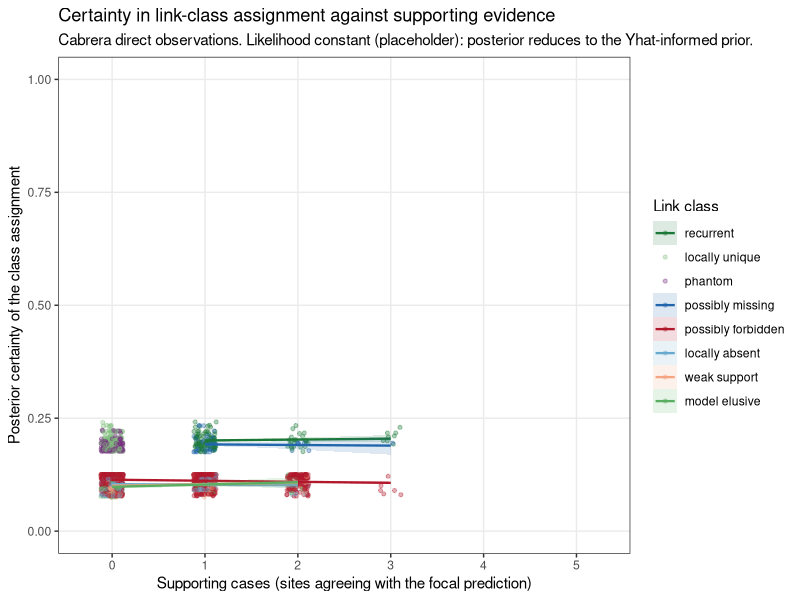
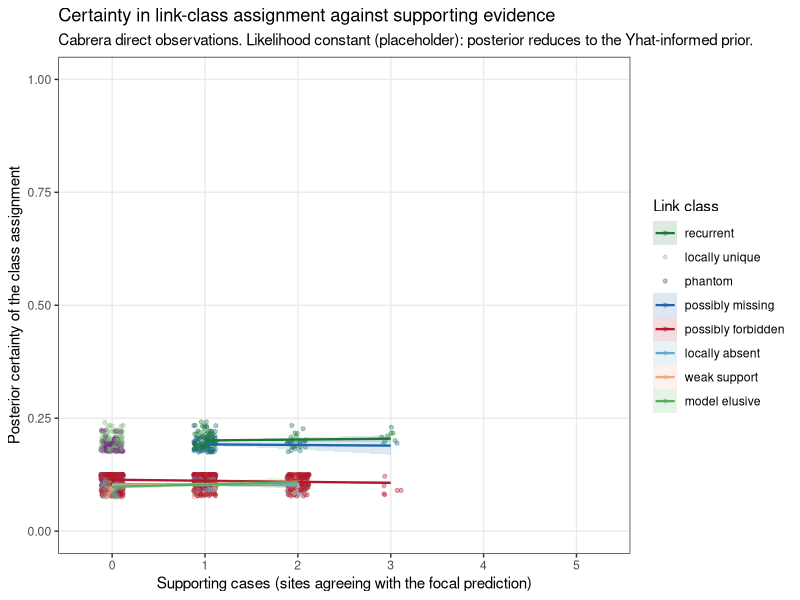

Write the R code that produced these figures, in order.
# Posterior certainty in link-class assignment vs. supporting evidence
# Case study: Serra-Marin et al. (2025), Cabrera plant-pollinator direct
#             observations, with leave-one-out link predictions.
#
# The posterior over the eight taxonomic classes is
#     P(C | E)  =  P(E | C) P(C) / sum_c P(E | c) P(c)
# where E = (Yhat, O_local, O_rep).
#
# NOTE ON THE LIKELIHOOD: P(E | C) is held CONSTANT in this version (a
# placeholder until the likelihood is developed). A constant likelihood cancels
# in Bayes' rule, so here P(C | E) reduces to the prior P(C), which is shaped by
# Yhat. Consequently the posterior does not respond to supporting evidence and
# trendlines are expected to be flat. Replace `likelihood_constant()` with a
# real P(E | C) to make the x-axis informative.

library(dplyr)
library(tidyr)
library(ggplot2)
library(purrr)


# ---- Parameters ----
# LIKELIHOOD_VALUE : the constant value returned for P(E | C), identical for
#                    every class. Its magnitude is irrelevant (it cancels);
#                    it exists only as the placeholder to be replaced later.
LIKELIHOOD_VALUE <- 1

# X_MAX : upper limit of the supporting-cases axis. Set to 5 as requested.
#         NOTE: under leave-one-out with 6 sites, a pair co-occurs in at most
#         4 sites, so a focal link has at most 3 other sites. Observed support
#         therefore spans 0-3 and the axis is empty beyond that.
X_MAX <- 5


# ---- Data import ----
# CSV columns (one row = one candidate species pair at one focal site):
#   higher_level : pollinator species
#   lower_level  : plant species
#   ground_truth : interaction OBSERVED at this site? (1/0)
#   probability  : model's predicted probability            -> Yhat (continuous)
#   prediction   : probability binarised to 0/1             -> Yhat_bin
#   focal_site   : which of the 6 sites is the held-out focal network
#   method       : 'obs' (direct observation) or 'rpi' (camera); we use 'obs'
df <- read.csv("results/predictions/serra_martin_loo_prediction_results.csv", stringsAsFactors = FALSE)
d  <- df %>%
  filter(method == "obs") %>%
  mutate(pair = paste(higher_level, lower_level, sep = " :: "))
# pair : unique species-pair ID, used to gather a pair's records across all
#        sites where both species co-occur (i.e. where it is a candidate link).


# ---- Evidence assembly ----
## ---- Replicate observations per pair ----
# pair_obs : for each pair, the observed ground_truth at each of its sites.
#            Used to extract the OTHER sites' evidence for each focal link.
pair_obs <- d %>%
  distinct(pair, focal_site, ground_truth) %>%
  group_by(pair) %>%
  summarise(sites = list(focal_site), obs = list(ground_truth), .groups = "drop")

# get_other_obs : replicate evidence for a focal link = the ground_truth values
#                 at the OTHER co-occurring sites of the same pair (leave-one-out).
get_other_obs <- function(pr, fs) {
  row <- pair_obs[pair_obs$pair == pr, ]
  if (nrow(row) == 0) return(integer(0))
  as.integer(row$obs[[1]][ row$sites[[1]] != fs ])
}

## ---- Per-link evidence and supporting cases ----
# yhat        : continuous model probability at the focal site (informs the prior)
# yhat_bin    : binarised model call at the focal site (defines the class label)
# o_local     : interaction observed at the focal site (1/0)
# other_obs   : vector of observations at the other co-occurring sites
# o_rep_any   : 1 if observed in at least one other site (the O_rep axis)
# support     : SUPPORTING CASES (x-axis). Number of other sites whose
#               observation AGREES with the focal prediction: if the model
#               predicted 1, a site supports by observing the interaction; if it
#               predicted 0, a site supports by not observing it.
links <- d %>%
  transmute(pair, focal_site,
            yhat     = probability,
            yhat_bin = prediction,
            o_local  = ground_truth) %>%
  mutate(
    other_obs = map2(pair, focal_site, get_other_obs),
    o_rep_any = map_int(other_obs, ~ as.integer(any(.x == 1))),
    support   = map2_int(other_obs, yhat_bin, ~ sum(.x == .y)),
    link_uid  = paste(pair, focal_site, sep = " @ ")
  )


# ---- Link classification according to taxonomy ----
# Deterministic map from the three binary axes to one of eight classes
# (Yhat_bin, O_local, O_rep_any):
#   1 1 1 recurrent           1 1 0 locally unique
#   1 0 0 phantom             1 0 1 possibly missing
#   0 0 0 possibly forbidden  0 0 1 locally absent
#   0 1 0 weak support        0 1 1 model elusive
class_levels <- c("recurrent", "locally unique", "phantom", "possibly missing",
                  "possibly forbidden", "locally absent", "weak support",
                  "model elusive")

classify <- function(yhat_bin, o_local, o_rep_any) {
  dplyr::recode(paste(yhat_bin, o_local, o_rep_any),
                "1 1 1" = "recurrent",         "1 1 0" = "locally unique",
                "1 0 0" = "phantom",           "1 0 1" = "possibly missing",
                "0 0 0" = "possibly forbidden","0 0 1" = "locally absent",
                "0 1 0" = "weak support",      "0 1 1" = "model elusive")
}

links <- links %>%
  mutate(class = factor(classify(yhat_bin, o_local, o_rep_any),
                        levels = class_levels))


# ---- Bayesian posterior over classes ----
## ---- Prior informed by the model prediction ----
# Yhat shapes which classes are plausible before consulting the field: the four
# predicted-present classes share Yhat's mass, the four predicted-absent classes
# share (1 - Yhat). Mass is spread evenly within each half (illustrative).
predicted_present <- c("recurrent", "locally unique", "phantom", "possibly missing")
predicted_absent  <- c("possibly forbidden", "locally absent", "weak support",
                       "model elusive")

make_prior <- function(yhat) {
  p <- setNames(numeric(length(class_levels)), class_levels)
  p[predicted_present] <- yhat       / length(predicted_present)
  p[predicted_absent]  <- (1 - yhat) / length(predicted_absent)
  p / sum(p)
}

## ---- Likelihood (constant placeholder) ----
# Returns P(E | C) for all eight classes. Currently constant, i.e. the evidence
# is treated as equally probable under every class. TO BE REPLACED.
likelihood_constant <- function(evidence = NULL) {
  setNames(rep(LIKELIHOOD_VALUE, length(class_levels)), class_levels)
}

## ---- Posterior of the assigned class ----
# posterior_assigned : P(C = assigned class | E), i.e. the certainty that the
#                      deterministic label given to this link is the correct one.
posterior_assigned <- function(yhat, assigned) {
  prior <- make_prior(yhat)
  lik   <- likelihood_constant()
  post  <- lik * prior            # numerator of Bayes' rule
  post  <- post / sum(post)       # normalise over the eight classes
  post[[as.character(assigned)]]
}

links <- links %>%
  mutate(posterior = map2_dbl(yhat, class, posterior_assigned))


# ---- Plotting posterior against supporting evidence ----
## ---- Palette ----
class_colours <- c(
  "recurrent"          = "#1b7837",
  "locally unique"     = "#7fbf7b",
  "phantom"            = "#762a83",
  "possibly missing"   = "#2166ac",
  "possibly forbidden" = "#b2182b",
  "locally absent"     = "#67a9cf",
  "weak support"       = "#f4a582",
  "model elusive"      = "#5aae61"
)

## ---- Scatterplot with trendlines and confidence intervals ----
# x : supporting cases (jittered slightly, as the value is a small integer)
# y : posterior certainty of the assigned class
# one colour per class, each with a linear trend and 95% CI ribbon
p <- ggplot(links, aes(x = support, y = posterior,
                       colour = class, fill = class)) +
  geom_jitter(width = 0.12, height = 0, alpha = 0.35, size = 1.1) +
  geom_smooth(method = "lm", se = TRUE, linewidth = 0.8, alpha = 0.15) +
  scale_colour_manual(values = class_colours, name = "Link class") +
  scale_fill_manual(values = class_colours, name = "Link class") +
  scale_x_continuous(breaks = 0:X_MAX, limits = c(-0.3, X_MAX + 0.3)) +
  coord_cartesian(ylim = c(0, 1)) +
  labs(
    x = "Supporting cases (sites agreeing with the focal prediction)",
    y = "Posterior certainty of the class assignment",
    title = "Certainty in link-class assignment against supporting evidence",
    subtitle = "Cabrera direct observations. Likelihood constant (placeholder): posterior reduces to the Yhat-informed prior."
  ) +
  theme_bw(base_size = 11) +
  theme(panel.grid.minor = element_blank(),
        legend.position = "right")

ggsave("posterior_vs_support.pdf", p, width = 9, height = 5.5)
ggsave("posterior_vs_support.png", p, width = 9, height = 5.5, dpi = 150)


# ---- Console summary ----
cat("\nLinks per class:\n");        print(count(links, class))
cat("\nSupporting cases observed:\n"); print(count(links, support))
cat("\nSaved: posterior_vs_support.pdf / .png\n")
